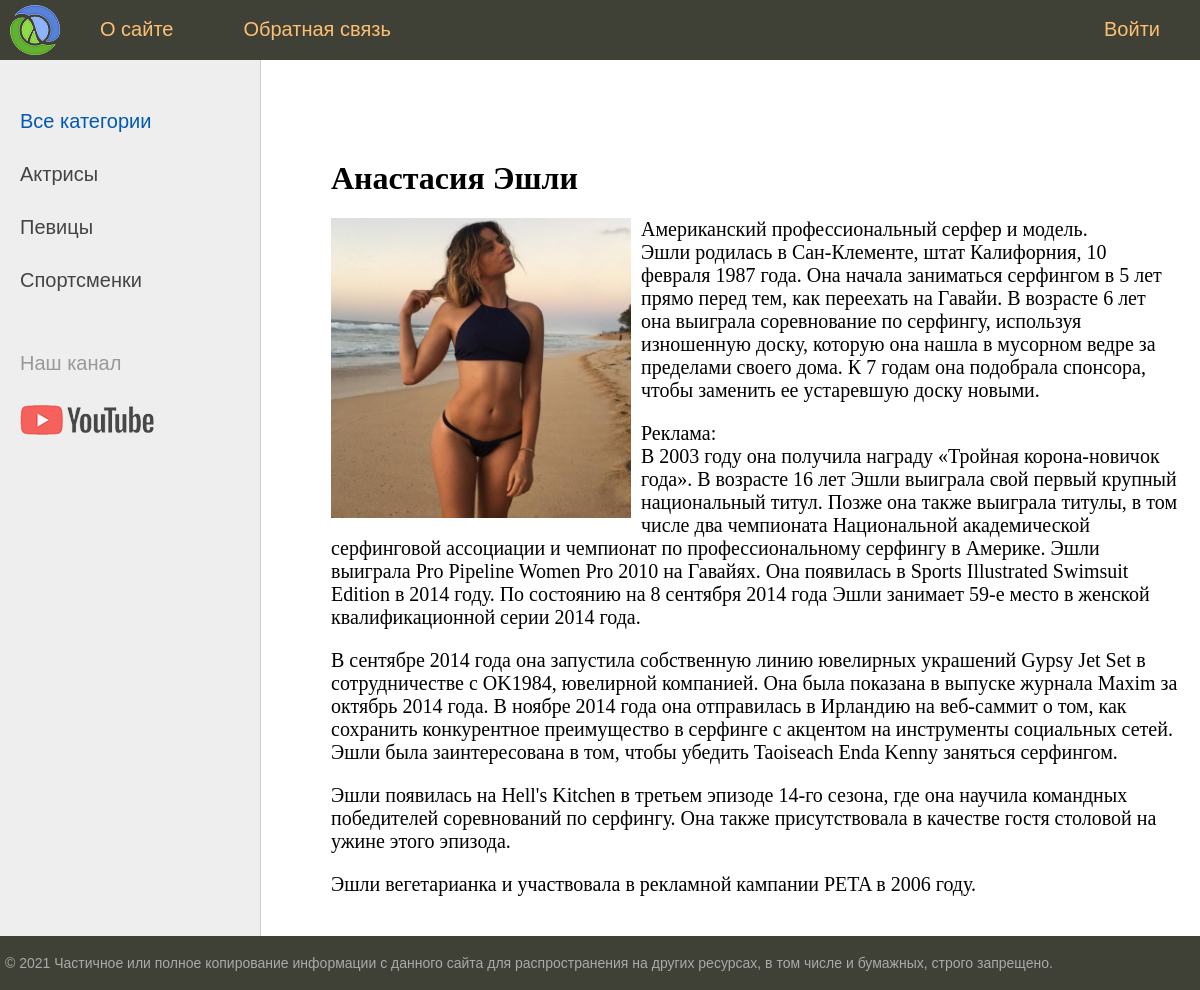
Screenshot of /posts/anastasia-eshli/ with the database file from the repository.
### women/models.py (models this page shows, shortened)
class Category(models.Model):
    name = models.CharField(max_length=100, db_index=True, verbose_name="Категория")
    slug = models.SlugField(max_length=255, unique=True, db_index=True, verbose_name='URL')
    def get_absolute_url(self):
        return reverse('category', kwargs={'cat_slug': self.slug})
    class Meta:
        verbose_name = 'Категория'
        verbose_name_plural = 'Категории'
        ordering = ['id']

class Women(models.Model):
    title = models.CharField(max_length=255, verbose_name="Заголовок")
    slug = models.SlugField(max_length=255, unique=True, db_index=True, verbose_name='URL')
    content = models.TextField(blank=True, verbose_name="Текст статьи")
    photo = models.ImageField(upload_to="photos/%Y/%m/%d/", verbose_name="Фото")
    time_create = models.DateTimeField(auto_now_add=True, verbose_name="Время создания")
    time_update = models.DateTimeField(auto_now=True, verbose_name="Время изменения")
    is_published = models.BooleanField(default=True, verbose_name="Публикация")
    cat = models.ForeignKey('Category', on_delete=models.PROTECT, verbose_name="Категории")
    def __str__(self):
        return self.title
    class Meta:
        verbose_name = 'Известные женщины'
        verbose_name_plural = 'Известные женщины'
        ordering = ['-time_create', 'title']

### women/views.py (the view)
# urls.py: path('posts/<slug:post_slug>/', ShowPost.as_view(), name='post'),
class ShowPost(DataMixin, DetailView):
    model = Women
    template_name = 'women/post.html'
    slug_url_kwarg = 'post_slug'
    context_object_name = 'post'
    def get_context_data(self, *, object_list=None, **kwargs):
        context = super().get_context_data(**kwargs)
        c_def = self.get_user_context(title=context['post'])
        return {**context, **c_def}

### women/utils.py (called while the page is built)
    def get_user_context(self, **kwargs):
        context = kwargs
        cats = Category.objects.annotate(Count('women'))
        user_menu = menu.copy()
        if not self.request.user.is_authenticated:
            user_menu.pop(1)
        context['menu'] = user_menu
        context['cats'] = cats
        if 'cat_selected' not in context:
            context['cat_selected'] = 0
        return context

### women/templates/women/post.html
{% extends 'women/base.html' %}
{% block content %}
<h1>{{ post.title }}</h1>
{% if post.photo %}
<p><img class="img-article-left" src="{{post.photo.url}}"></p>
{% endif %}
{{post.content|linebreaks}}
{% endblock content %}

### women/templates/women/base.html (shortened to what this page needs)
{% load static %}
{% load women_tags %}
<!DOCTYPE html>
<html>
<head>
	<link type="text/css" href="{% static 'women/css/styles.css' %}" rel="stylesheet" />
</head>
<body>
<table class="table-page" border=0 cellpadding="0" cellspacing="0">
<tr><td valign=top>
{% block mainmenu %}
		<div class="header">
			<ul id="mainmenu" class="mainmenu">
			<li class="logo"><a href="{% url 'home' %}"><div class="logo"></div></a></li>
{% for m in menu %}
	{% if not forloop.last %}
			<li><a href="{% url m.url_name %}">{{m.title}}</a></li>
	{% else %}
			<li class="last"><a href="{% url m.url_name %}">{{m.title}}</a></li>
	{% endif %}
{% endfor %}
			</ul>
		</div>
{% endblock mainmenu %}
<table class="table-content" border=0 cellpadding="0" cellspacing="0">
<tr>
	<td valign="top" class="left-chapters">
	<ul id="leftchapters">
{% if cat_selected == 0 %}
		<li class="selected">Все категории</li>
{% else %}
		<li><a href="{% url 'home' %}">Все категории</a></li>
{% endif %}
{% for c in cats %}
{% if c.women__count > 0 %}
	{% if c.pk == cat_selected %}
		<li class="selected">{{c.name}}</li>
	{% else %}
		<li><a href="{{ c.get_absolute_url }}"> {{ c.name }}</a></li>
	{% endif %}
{% endif %}
{% endfor %}
		<li class="share">
		<p>Наш канал</p>
		<a class="share-yt" href="https://www.youtube.com/channel/UClJzWfGWuGJL2t-3dYKcHTA/playlists" target="_blank" rel="nofollow"></a>
		</li>
	</ul>
</td>
<td valign="top" class="content">
	<div class="content-text">
{% block content %}
{% endblock %}
	</div>
</td></tr></table>
</td></tr>
<tr><td valign=top>
	<div id="footer">
		<p>&copy; 2021 Частичное или полное копирование информации с данного сайта для распространения на других ресурсах, в том числе и бумажных, строго запрещено.</p>
	</div>
</td></tr></table>
</body>
</html>

### women/static/women/css/styles.css (style rules this page uses)
html, body { font-family: 'Arial'; margin: 0; padding: 0; height: 100%; width: 100%; color: #444; }
a { color: #0059b2; text-decoration: none; }
img { max-width: 600px; height: auto; }
img.img-article-left { max-width: 300px; height: auto; float: left; padding: 0 10px 10px 0; }
.table-page { width: 100%; height: 100%; vertical-align: top; }
.table-page tr { height: 100%; }
.header { background: #3F4137; height: 60px; }
.logo { background: url('../images/logo.png') no-repeat 10px 5px; width: 70px; height: 60px; }
ul.mainmenu { list-style: none; margin: 0; padding: 0; height: 60px; color: #fdc073; font-size: 20px; overflow: hidden; }
ul.mainmenu li { float: left; margin: 18px 40px 0 30px; }
ul.mainmenu li.logo { margin: 0; }
ul.mainmenu li.last { float: right; }
ul.mainmenu li a { color: #fdc073; text-decoration: none; }
.table-content { width: 100%; min-height: 100%; height: 100%; }
.left-chapters { margin: 0; background: #eee; border-right: 1px solid #ccc; min-height: 100%; }
.left-chapters ul { width: 230px; min-height: 100%; margin: 0; padding: 20px 10px 10px 20px; list-style: none; font-size: 20px; }
.left-chapters ul li { margin: 30px 0 0 0; color: #999; }
.left-chapters ul li.selected { color: #0059b2; }
.left-chapters ul li a { color: #444; text-decoration: none; }
.left-chapters ul li.share { margin: 60px 0 0 0; }
.left-chapters ul li.share p { margin: 30px 0 30px 0; }
.left-chapters ul li.share a { display: inline-block; width: 40px; height: 40px; margin: 0 20px 0 0; }
.left-chapters ul li.share a.share-yt { width: 100%; height: 30px; background: url('../images/share_yt.png') no-repeat 0 0 }
.content { padding: 40px 20px 20px 40px; width: 100%; box-sizing: border-box; }
.content-text { margin: 60px 0 0 30px; color: #000; font-size: 20px; font-family: Yandex Sans Display Light; }
.content-text h1 { font-size: 32px; }
#footer { box-sizing: border-box; background: #3F4137; padding: 5px; color: #aaa; font-size: 14px; font-family: Verdana, Geneva, Arial, Helvetica; text-align: left; overflow: hidden; }

### rows the page displays
Category: name "Актрисы"
Category: name "Певицы"
Category: name "Спортсменки"
Women: title "Анастасия Эшли", photo (picture), content "Американский профессиональный серфер и модель. Эшли родилась в Сан-Клементе, штат Калифорния, 10 февраля 1987 года. Она начала заниматься серфингом в 5 лет прямо перед тем, как переехать на Гавайи. В возрасте 6 лет она выиграла соревнование по серфингу, используя изношенную доску, которую она нашла в мусорном ведре за пределами своего дома. К 7 годам она подобрала спонсора, чтобы заменить ее устаревшую доску новыми. Реклама: В 2003 году она получила награду «Тройная корона-новичок года». В возрасте 16 лет Эшли выиграла свой первый крупный национальный титул. Позже она также выиграла титулы, в том числе два чемпионата Национальной академической серфинговой ассоциации и чемпионат по…"

### other values shown
{{ m.title }} "О сайте" "Обратная связь"
{{ m.title }} "Войти"
